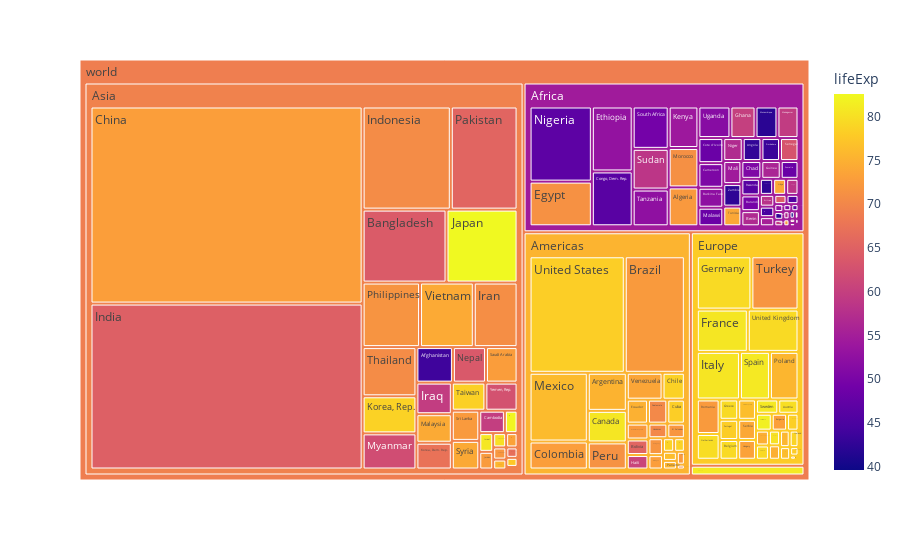

The notebook cell this image was saved under:
### Code cell
df = px.data.gapminder().query("year == 2007")
fig = px.treemap(df, path=[px.Constant('world'), 'continent', 'country'], values='pop',
                  color='lifeExp', hover_data=['iso_alpha'])
fig.show()

### Figure 1 — Plotly figure (JSON) as saved in the notebook; plotly's stock layout.template omitted (floating-point values rounded to 4 significant figures; data arrays with more than 128 entries replaced by an {"elided": "..."} marker saying what was removed)
{"data": [{"branchvalues": "total", "customdata": {"elided": "148x2 mixed values"}, "domain": {"x": [0, 1], "y": [0, 1]}, "hovertemplate": "labels=%{label}<br>pop=%{value}<br>parent=%{parent}<br>id=%{id}<br>iso_alpha=%{customdata[0]}<br>lifeExp=%{color}<extra></extra>", "ids": {"elided": "148 str values"}, "labels": {"elided": "148 str values"}, "marker": {"coloraxis": "coloraxis", "colors": {"elided": "148 float values"}}, "name": "", "parents": {"elided": "148 str values"}, "type": "treemap", "values": {"elided": "148 int values"}}], "layout": {"coloraxis": {"colorbar": {"title": {"text": "lifeExp"}}, "colorscale": [[0, "#0d0887"], [0.1111, "#46039f"], [0.2222, "#7201a8"], [0.3333, "#9c179e"], [0.4444, "#bd3786"], [0.5556, "#d8576b"], [0.6667, "#ed7953"], [0.7778, "#fb9f3a"], [0.8889, "#fdca26"], [1, "#f0f921"]]}, "legend": {"tracegroupgap": 0}, "margin": {"t": 60}}}
